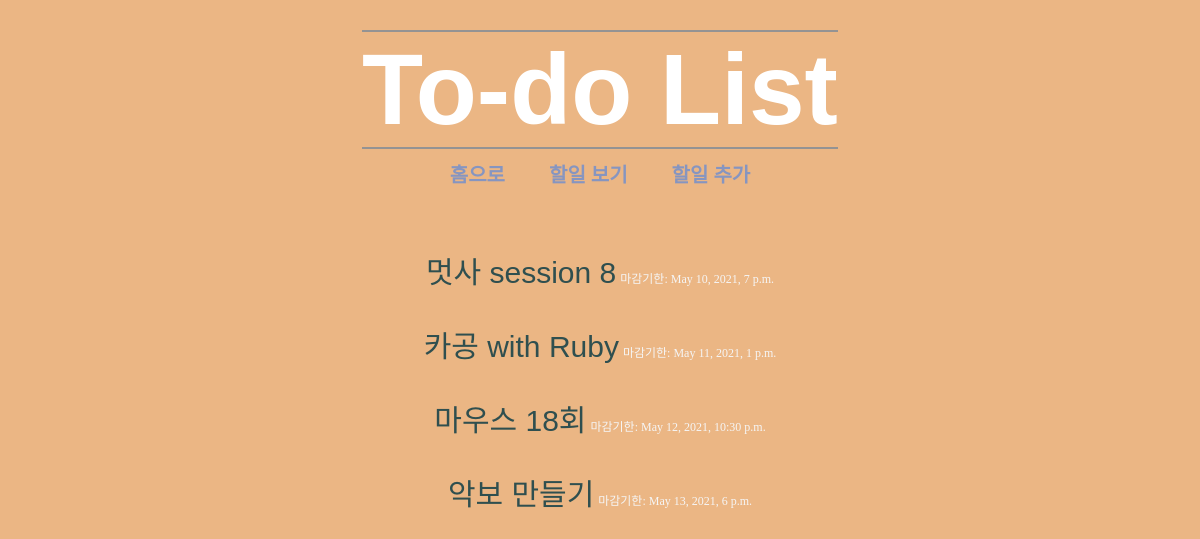
/todo/, run on the app's committed database.
### app/models.py (models this page shows, shortened)
class List(models.Model):
    title = models.CharField(max_length=200)
    content = models.TextField()
    deadline = models.DateTimeField(null=True, blank=True)

### app/views.py (the view)
# urls.py: path('todo/', views.todo, name="todo"),
def todo(request):
    lists = List.objects.all().order_by('deadline')
    return render(request, 'todo.html', {'lists' : lists})

### app/templates/todo.html
{% extends 'base.html' %}
{% block css %}
{% load static %}
<link rel="stylesheet" type="text/css" href="{% static 'todo.css' %}">
{% endblock %}
{% block pages %}
<div>
    <ul>
        {% for list in lists %}
        <li>
            <div class="content">
                <a href="{% url 'detail' list.pk %}">{{ list.title }}</a>
                <span>마감기한: {{ list.deadline }}</span>
            </div>
        </li>
        {% endfor %}
    </ul>
</div>
{% endblock %}

### app/static/base.css (style rules this page uses)
* { box-sizing: border-box; margin: 0; }
body { background-color: rgb(235, 182, 132); }

### app/static/todo.css (style rules this page uses)
ul { padding-left: 0px; }
li { display: flex; flex-direction: column; align-items: center; margin: 30px 0; }
.content a { text-decoration: none; color: darkslategrey; font-weight: 500; font-size: 30px; font-family: 'Franklin Gothic Medium', 'Arial Narrow', Arial, sans-serif; padding-bottom: 10px; }
span { font-size: 12px; color: whitesmoke; }

### data on the page
List: title "멋사 session 8", deadline "May 10, 2021, 7 p.m."
List: title "카공 with Ruby", deadline "May 11, 2021, 1 p.m."
List: title "마우스 18회", deadline "May 12, 2021, 10:30 p.m."
List: title "악보 만들기", deadline "May 13, 2021, 6 p.m."
